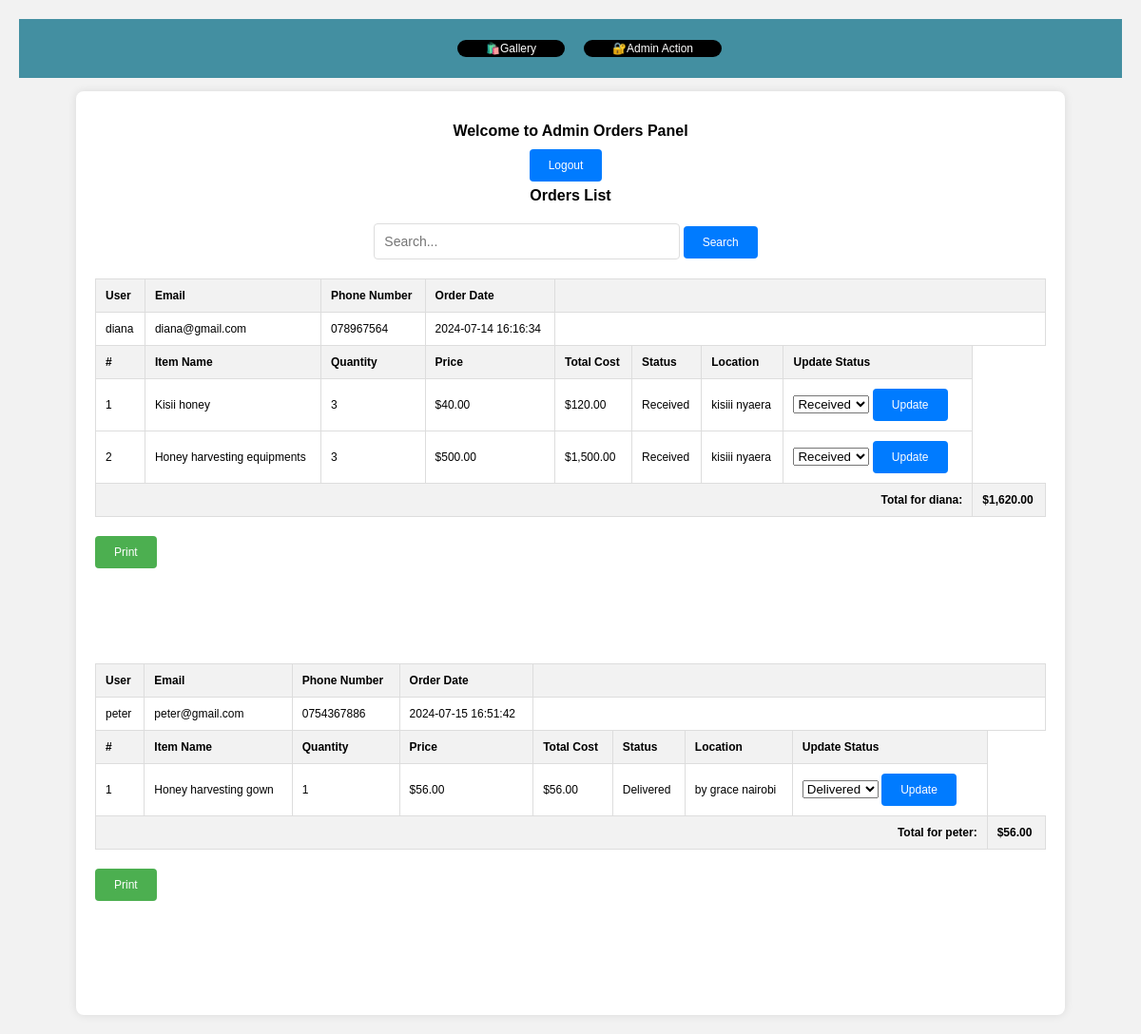
The page /admin_dashboard.php (signed in) on the database its author committed.
### tables this page shows
CREATE TABLE `orders` (
  `order_id` int(11) NOT NULL,
  `user_id` int(11) NOT NULL,
  `item_name` varchar(255) NOT NULL,
  `phone_number` varchar(50) NOT NULL,
  `email` varchar(255) NOT NULL,
  `location` varchar(255) NOT NULL,
  `price` decimal(10,2) NOT NULL,
  `quantity` int(11) NOT NULL,
  `total` decimal(10,2) NOT NULL,
  `order_date` timestamp NOT NULL DEFAULT current_timestamp(),
  `status` varchar(20) DEFAULT 'Pending'
);

CREATE TABLE `users` (
  `id` int(11) NOT NULL,
  `username` varchar(255) NOT NULL,
  `email` varchar(255) NOT NULL,
  `password` varchar(255) NOT NULL,
  `date` timestamp NOT NULL DEFAULT current_timestamp() ON UPDATE current_timestamp(),
  `reset_token` varchar(255) NOT NULL,
  `role` varchar(255) NOT NULL DEFAULT 'user'
);

### admin_dashboard.php (the view, shortened to what this page needs)
<?php
$conn = new mysqli("localhost:3306", "root", "", "beesbiz");
$search = '';
$order_query = "SELECT users.username, users.email, orders.order_id, orders.item_name, orders.quantity, orders.price,
                orders.phone_number, orders.order_date, orders.status, orders.location, (orders.price * orders.quantity) AS total_cost
                FROM orders
                JOIN users ON orders.user_id = users.id";
$order_query .= " ORDER BY users.username ASC, orders.order_id ASC";
$order_result = $conn->query($order_query);
?>
<!DOCTYPE html>
<html lang="en">
<head>
</head>
<body>
<div class="menuicons2">
    <ul>
        <li><a href="gallery.php" >🛍️Gallery</a></li>
        <li><a href="admin_action.php" >🔐Admin Action</a></li>
    </ul>
</div>
<br>
<div class="container">
    <h2>Welcome to Admin Orders Panel</h2>
    <div class="btn-container">
        <a href="logout.php" class="btn">Logout</a>
    </div>
    <h3>Orders List</h3>
    <div class="search-form">
        <form method="POST">
            <input type="text" name="search" class="search-input" placeholder="Search..." value="<?php echo htmlspecialchars($search); ?>">
            <button type="submit" class="btn">Search</button>
        </form>
    </div>
    <?php if ($order_result->num_rows > 0): ?>
        <?php
        $current_user = '';
        $user_total = 0;
        $item_number = 1;
        ?>
        <?php while ($row = $order_result->fetch_assoc()): ?>
            <?php
            if ($current_user !== $row['username']) {
                if ($current_user !== '') {
                    echo '<tr style="background-color: #f2f2f2;"><td colspan="9" style="text-align: right;"><strong>Total for ' . htmlspecialchars($current_user) . ':</strong></td>';
                    echo '<td colspan="3"><strong>$' . number_format($user_total, 2) . '</strong></td></tr>';
                    echo '</tbody></table></div>';
                    echo '<button class="btn print-btn" onclick="printOrders(\'' . htmlspecialchars($current_user) . '\')">Print</button>';
                }
                $current_user = $row['username'];
                $user_total = 0;
                $item_number = 1;
                echo '<div id="orders-' . htmlspecialchars($current_user) . '">';
                ?>
                <table>
                    <thead>
                    <tr>
                        <th>User</th>
                        <th>Email</th>
                        <th>Phone Number</th>
                        <th>Order Date</th>
                        <th colspan="7"></th>
                    </tr>
                    <tr>
                        <td><?php echo htmlspecialchars($row['username']); ?></td>
                        <td><?php echo htmlspecialchars($row['email']); ?></td>
                        <td><?php echo htmlspecialchars($row['phone_number']); ?></td>
                        <td><?php echo htmlspecialchars($row['order_date']); ?></td>
                        <td colspan="7"></td>
                    </tr>
                    <tr>
                        <th>#</th>
                        <th>Item Name</th>
                        <th>Quantity</th>
                        <th>Price</th>
                        <th>Total Cost</th>
                        <th>Status</th>
                        <th>Location</th>
                        <th>Update Status</th>
                    </tr>
                    </thead>
                    <tbody>
                <?php
            }
            $user_total += $row['total_cost'];
            ?>
            <tr>
                <td><?php echo $item_number++; ?></td>
                <td><?php echo htmlspecialchars($row['item_name']); ?></td>
                <td><?php echo htmlspecialchars($row['quantity']); ?></td>
                <td>$<?php echo number_format($row['price'], 2); ?></td>
                <td>$<?php echo number_format($row['total_cost'], 2); ?></td>
                <td><?php echo htmlspecialchars($row['status']); ?></td>
                <td><?php echo htmlspecialchars($row['location']); ?></td>
                <td>
                    <form method="post" class="status-form">
                        <select name="status">
                            <option value="Delivered" <?php echo $row['status'] == 'Delivered' ? 'selected' : ''; ?>>Delivered</option>
                            <option value="Received" <?php echo $row['status'] == 'Received' ? 'selected' : ''; ?>>Received</option>
                        </select>
                        <button type="submit" name="update_status" class="btn">Update</button>
                    </form>
                </td>
            </tr>
        <?php endwhile; ?>
        <?php
        if ($current_user !== '') {
            echo '<tr style="background-color: #f2f2f2;"><td colspan="9" style="text-align: right;"><strong>Total for ' . htmlspecialchars($current_user) . ':</strong></td>';
            echo '<td colspan="3"><strong>$' . number_format($user_total, 2) . '</strong></td></tr>';
            echo '</tbody></table></div>';
            echo '<button class="btn print-btn" onclick="printOrders(\'' . htmlspecialchars($current_user) . '\')">Print</button>';
        }
        ?>
    <?php else: ?>
        <p>No orders found.</p>
    <?php endif; ?>
</div>
</body>
</html>

### admin_dashboard.php (style rules this page uses)
body { font-family: Arial, sans-serif; font-size: 12px; margin: 0; padding: 20px; background-color: #f2f2f2; }
.container { max-width: 1000px; margin: 0 auto; background-color: #fff; padding: 20px; border-radius: 8px; box-shadow: 0 0 10px rgba(0, 0, 0, 0.1); }
h2, h3, h4, h5 { text-align: center; margin-bottom: 20px; font-size: 16px; }
table { width: 100%; border-collapse: collapse; margin-bottom: 20px; font-size: 12px; }
th, td { padding: 10px; border: 1px solid #ddd; }
th { background-color: #f2f2f2; text-align: left; }
.btn-container { text-align: center; }
.btn { padding: 10px 20px; background-color: #007bff; color: white; border: none; border-radius: 4px; cursor: pointer; text-decoration: none; margin-right: 10px; font-size: 12px; }
.status-form { display: inline-block; }
.print-btn { margin-bottom: 100px; background-color: #4caf50; }
.search-form { text-align: center; margin-bottom: 20px; }
.search-input { padding: 10px; font-size: 14px; width: 300px; border: 1px solid #ddd; border-radius: 4px; }
.menuicons2 { background-color:rgb(67, 143, 161); text-align: center; }
.menuicons2 ul { list-style: none; display: inline-flex; }
.menuicons2 ul li { background-color: black; color: white; margin: 10px; padding-top: 2px; padding-bottom: 2px; padding-right: 30px; padding-left: 30px; border-radius: 10px; }
.menuicons2 ul li a { text-decoration: none; color: white; }

### rows shown on the page
orders: user.username "diana", user.email "diana@gmail.com", phone_number "078967564", order_date "2024-07-14 16:16:34", item_name "Kisii honey", quantity "3", price "40.00", total_cost "120.00", status "Received", location "kisiii nyaera"
orders: item_name "Honey harvesting equipments", quantity "3", price "500.00", total_cost "1,500.00", status "Received", location "kisiii nyaera"
orders: user_total "1,620.00", user.username "peter", user.email "peter@gmail.com", phone_number "0754367886", order_date "2024-07-15 16:51:42", item_name "Honey harvesting gown", quantity "1", price "56.00", total_cost "56.00", status "Delivered", location "by grace nairobi"
users: username "diana"
users: username "peter"

### other values the page prints
$user_total "56.00"
